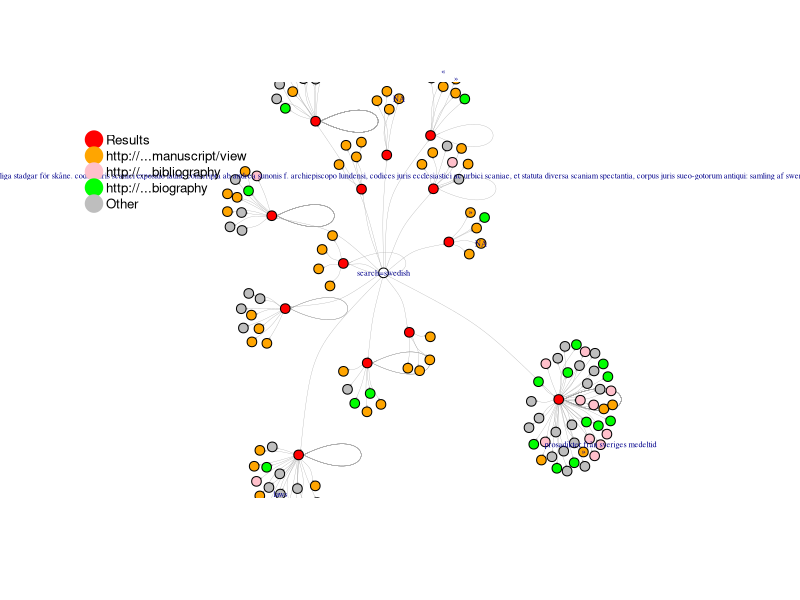

Reproduce this figure in R.
library(igraph)
library(tidyverse)
set.seed(13)#Change number here to re-randomize the shape of your graph
origins = "https://handrit.is/en/manuscript/view/AM02-0191|https://handrit.is/en/manuscript/view/AM04-0051|https://handrit.is/en/manuscript/view/AM04-0049|https://handrit.is/en/manuscript/view/AM04-0045|https://handrit.is/en/manuscript/view/Rask115|https://handrit.is/en/manuscript/view/AM04-0046|https://handrit.is/en/manuscript/view/AM08-030|https://handrit.is/en/manuscript/view/AM02-0201|https://handrit.is/en/manuscript/view/AM08-265|https://handrit.is/en/manuscript/view/AM02-0200|https://handrit.is/en/manuscript/view/AM04-0353|https://handrit.is/en/manuscript/view/AM02-300|https://handrit.is/en/manuscript/view/AM04-0899"
colorise<-function(url)
  ifelse(grepl(str_to_lower(origins),url,fixed = FALSE),"red",
         ifelse(grepl("bibliography",url,fixed = TRUE),"pink",
                ifelse(grepl("biography",url,fixed = TRUE),"green",
                       ifelse(grepl("https://handrit.is/en/search/results/",url,fixed = TRUE),"white",
                              ifelse(grepl("manuscript/view",url,fixed = TRUE),"orange",
                  "grey")))))
read_csv("handrit_swedish_aa_stopword.csv")%>%
  transmute(source=str_to_lower(source),
            target=str_to_lower(target),
            source_label=str_to_lower(source_label),
            target_label=str_to_lower(target_label),
            #color=ifelse(isReply, "grey", "black"),
            arrow.size=0.05,#Arrows
            curved=runif(n(),-0.4,0.4)) -> df_edges
bind_rows(transmute(df_edges,name=source,label=source_label),
          transmute(df_edges,name=target,label=target_label)
) %>%
  group_by(name)%>%
  summarise(actual_label=paste0(unique(label),collapse = " // "))%>%
  #change rbinom values to put more or less labels
  mutate(label=ifelse(rbinom(n(),1,0.05),actual_label,""),color=colorise(name))->df_nodes
#read_csv("handrit_swedish_a_formated.csv")%>%

#df_anonymous <- df_edges[3]

graph_from_data_frame(df_edges, vertices = df_nodes) -> g_frame
g_frame
#pdf("test.pdf")
#lo <- layout_nicely(g_frame)
lo <- layout_nicely(g_frame)
#dev.off()
plot(g_frame,
     rescale=FALSE,
     layout=1*norm_coords(lo, -1, 1, -1.2, 1.2),
     vertex.size=5,#Change size of the bubbles here
     vertex.label.cex = 0.5,#Change label size here
     #vertex.label=df_anonymous, #uncomment to get things anonymised
     edge.width=0.3)
#legend('topleft',legend=levels(sizeCut),pt.cex=scaled,col='black',pch=21, pt.bg='orange'))

legend("topleft", 
       legend = c("Results" , "http://...manuscript/view",  "http://...bibliography" , "http://...biography", "Other"), 
       col = c("red","orange", "pink" , "green" , "grey"), 
       pch = c(20,20,20,20,20), bty = "n",  pt.cex = 3.5, cex = 0.8 , 
       text.col = "black", horiz = FALSE, inset = c(0, 0.1),
       xpd=TRUE,
       )
#dev.off()
#for graphviz later:
#write_graph(g_frame,format = "dot", file = "comment.dot")
